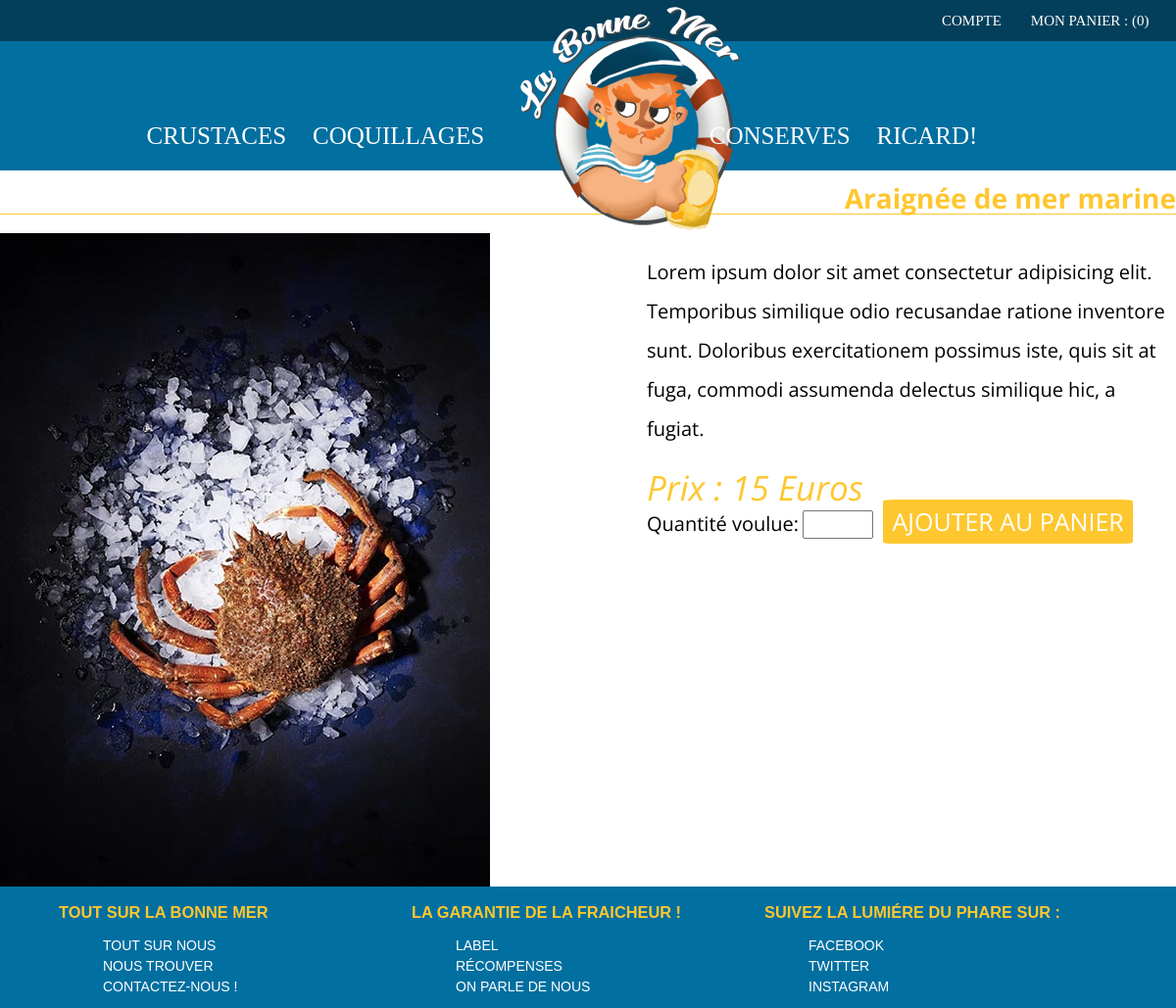
/index.php?controller=product&task=find&category=1&id=7, run on an earlier commit of the app's database.
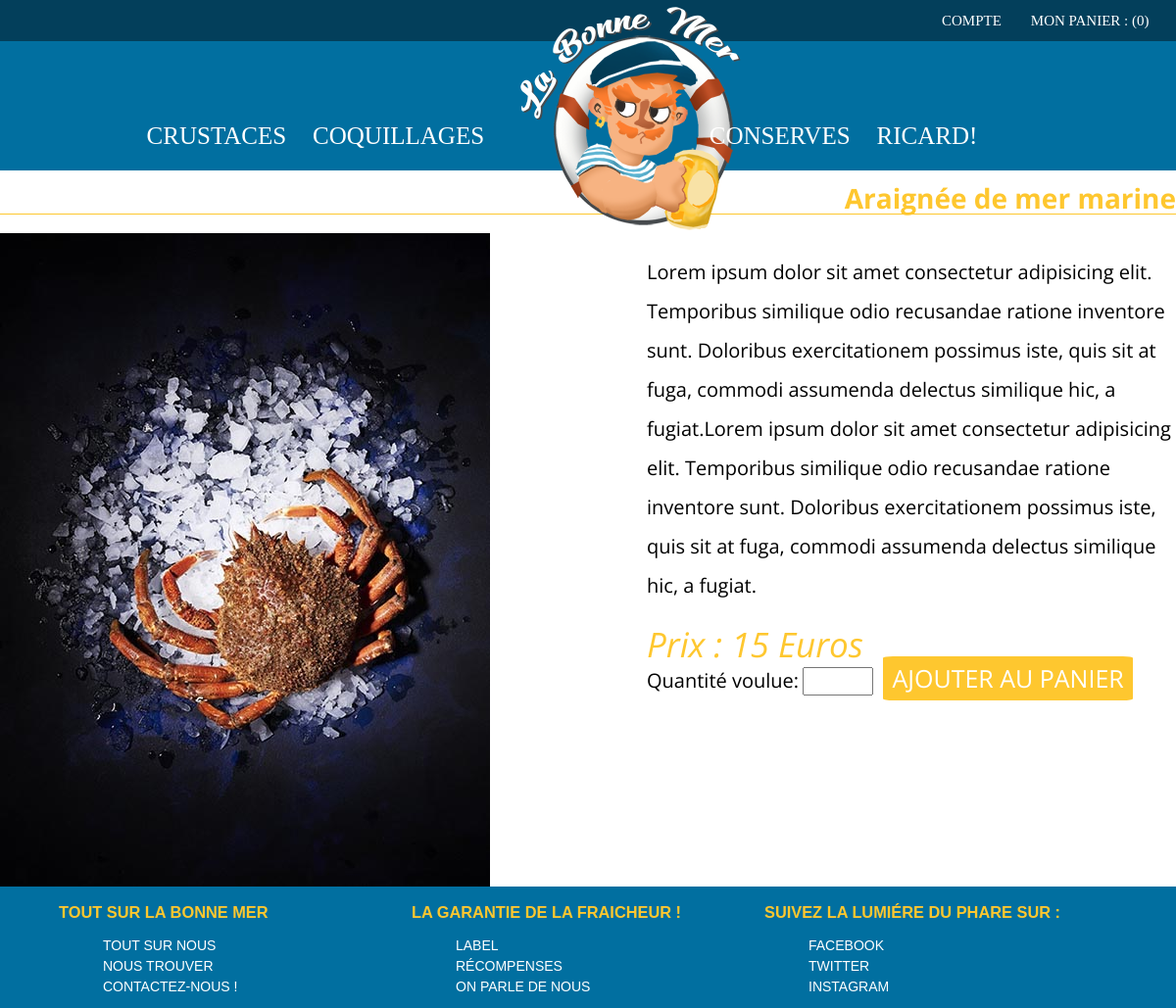
And on a later commit of the database.
### tables this page shows
CREATE TABLE IF NOT EXISTS `product` (
  `prod_id` int(10) UNSIGNED NOT NULL AUTO_INCREMENT,
  `prod_name` varchar(255) DEFAULT NULL,
  `prod_origin` varchar(100) NOT NULL,
  `prod_synopsis` text NOT NULL,
  `prod_description` text,
  `prod_price` double UNSIGNED DEFAULT NULL,
  `prod_picture` varchar(255) DEFAULT NULL,
  `prod_category` varchar(100) NOT NULL,
  PRIMARY KEY (`prod_id`)
);

### libraries/Renderer.php (called while the page is built, shortened)
<?php
class Renderer {
   public static function render(string $path, array $variables = []) {
        extract($variables);
        require('templates/' .$path . '.html.php');
        $pageContent = ob_get_clean();
        require_once('templates/layout.html.php');
    }
}

### libraries/controllers/Product.php (called while the page is built, shortened)
<?php
require_once('libraries/autoload.php');
class Product extends Controller {
    public function find(){
        $product = $this->model->findOne($_GET['id']);
        \Renderer::render('product', compact('pageTitle', 'product'));
    }
}

### libraries/Application.php (called while the page is built, shortened)
<?php
class Application {
    public static function process()
    {
        $task = "index";
        if(!empty($_GET['task'])) {
            $task = $_GET['task'];
        }
        $controller = new $controllerName();
        $controller->$task();
    }
}

### index.php (called while the page is built)
<?php
 require_once('libraries/autoload.php');
 \Application::process();

### libraries/controllers/Controller.php (called while the page is built, shortened)
<?php
abstract class Controller {
    public function __construct(){
        $this->model = new $this->modelName();
    }
}

### libraries/autoload.php (called while the page is built, shortened)
<?php
spl_autoload_register(function($className){
    $className = str_replace("\\", "/", $className);
});

### libraries/Database.php (called while the page is built)
<?php
class Database {
    private static $instance = null;
    public static function getPdo(): PDO
    {
        if(self::$instance === null)
        {
            self::$instance = new PDO('mysql:host=localhost;dbname=labonnemer;charset=utf8', 'root', '', [
                PDO::ATTR_ERRMODE => PDO::ERRMODE_EXCEPTION,
                PDO::ATTR_DEFAULT_FETCH_MODE => PDO::FETCH_ASSOC
            ]);
        }
        return self::$instance;
    }
}

### libraries/models/Model.php (called while the page is built, shortened)
<?php
abstract class Model
{
    public function __construct()
    {
        $this->pdo = \Database::getPdo();
    }
}

### libraries/models/Product.php (called while the page is built, shortened)
<?php
require_once('libraries/models/model.php');
class Product extends Model {
    public function findOne(int $product) {
        $query = $this->pdo->prepare("SELECT * FROM product WHERE prod_id = :prod_id");
        $query->execute(['prod_id' => $product]);
        $product = $query->fetch();
        return $product;
    }
}

### templates/product.html.php (the view, shortened to what this page needs)
<article class="product">
    <h1><?= $product['prod_name']  ?> </h1>
    <img src="public/img/product/<?=  $product['prod_picture'] ?>" alt="Image du produit">
    <section>
        <p><?= $product['prod_description'] ?> </p>
        <em>Prix : <?=  $product['prod_price'] ?> Euros </em>
            <label>Quantité voulue:</label>
                <input type="number" id="quantity" name="quantity" min="1" max="10">
        <a href="<?=  $product['prod_id'] ?>">Ajouter au panier</a>
    </section>
</article>

### templates/layout.html.php (shortened to what this page needs)
<!DOCTYPE html>
<html lang="fr">
<head>
    <link rel="stylesheet" href="../labonnemer/public/css/normalize.css">
    <link rel="stylesheet" href="../labonnemer/public/css/style.css">
</head>
<body>
    <header>
        <aside>
            <ul>
                <li><a href="#">Compte</a></li>
                <li><a href="#">Mon panier : (0)</a></li>
            </ul>
        </aside>
        <figure class="logo">
            <a href="index.php"><img src="public/img/visuals/logo250.png" alt="logo la bonne mer"></a>
        </figure>
        <nav>
            <ul>
                <li><a href="index.php?controller=products&task=list&category=1">Crustaces</a></li>
                <li><a href="index.php?controller=products&task=list&category=2">Coquillages</a></li>
                <li><a href="index.php?controller=products&task=list&category=3">Conserves</a></li>
                <li><a href="index.php?controller=products&task=list&category=4">Ricard!</a></li>
            </ul>
        </nav>
	</header>
    <main class="container">
        <?= $pageContent ?>
    </main>
    <footer>
            <article>
                <h3>Tout sur La Bonne Mer</h3>
                <ul>
                    <li><a href="#">Tout sur nous</a></li>
                    <li><a href="#">Nous trouver</a></li>
                    <li><a href="#">Contactez-nous !</a></li>
                </ul>
            </article>
            <article>
                <h3>La garantie de la fraicheur !</h3>
                <ul>
                    <li><a href="#">Label</a></li>
                    <li><a href="#">Récompenses</a></li>
                    <li><a href="#">On parle de nous</a></li>
                </ul>
            </article>
            <article>
                <h3>Suivez la lumiére du phare sur :</h3>
                <ul>
                    <li><a href="https://fr-fr.facebook.com/">Facebook</a></li>
                    <li><a href="https://twitter.com/">Twitter</a></li>
                    <li><a href="https://instagram.com">Instagram</a></li>
                </ul>
            </article>
    </footer>
</body>
</html>

### public/css/style.css (style rules this page uses)
* { box-sizing: border-box; outline: none; }
html { font-size: 62.5% }
body { background-color: #f5f5f5; color:black; font-size: 1.6rem; }
img { max-width: 100%; }
a { color: white; text-decoration: none; }
.container { max-width: 1200px; margin: 0 auto; background-color: white; }
li { list-style: none; }
body header { background-color: #016fa0; font-family: 'Bree Serif', serif; }
nav, aside { text-transform: uppercase; }
aside { background-color: #033f5b; }
aside ul { display: flex; flex-direction: row; justify-content: flex-end; padding: 0.5em 1.5em 0.5em 0; font-size: 1.5rem; }
aside ul li { margin-left: 2.5rem; position: relative; }
aside ul li { top: 0rem; transition: top 0.3s ease-in-out; }
aside + figure { position: absolute; top: 0rem; left: 40%; margin: 0rem 40px; transition: top 0.3s ease-out; }
header ul { margin: 0rem; }
nav ul { display: flex; flex-direction: row; justify-content: center; height:3rem; font-size: 2.5rem; padding: 6% 8% 5% 5%; }
nav ul li:nth-child(2) { margin-right: 20%; }
nav ul li:nth-child(3) { margin-left: 2%; }
nav ul li { margin-top: 1.1rem; margin-right: 2.2rem; position: relative; list-style: none; }
nav ul li { top: 0rem; transition: top 0.3s ease-in-out; }
.container, h1 { margin-top: 0; font-family: 'Open Sans', sans-serif; }
article h1:first-child { padding-top: 1%; }
.home h2 , .product h1 { font-size: 2.8rem; color: #fec72f; width: 100%; }
.home h2:after, .home h1:after , .product h1 { content: ""; display: block; border-bottom : 1px solid #fec72f; }
.products a , .product a { background-color: #fec72f; text-transform: uppercase; width: 15%; margin: 1%; padding: 1%; font-size: 2.5rem; border-radius: 4%; }
.product { display: flex; flex-wrap: wrap; display: flex; justify-content: space-between; }
.product h1 { text-align: right; }
.product section { width: 45%; }
.product p { font-size: 2rem; line-height: 2; }
.product a { padding: 1% 1.8% 1% 1.8%; }
.product label { font-size: 2rem; }
.product input { font-size: 2rem; }
.product em { display: block; font-size: 3.5rem; color: #fec72f; }
body footer { display: flex; justify-content: center; background-color: #016fa0; text-transform: uppercase; }
footer article { width: 30%; font-size: 1.4rem; }
li { margin: 0.5rem; }
footer h3 { color: #fec72f; }

What changed in the data, as far as the page shows it:
changed product "Araignée de mer marine": prod_description "…delectus similique hic, a fugiat." → "…delectus similique hic, a fugiat.Lorem ipsum dolor sit amet consectetur adipisicing elit. Temporibus similique odio recusandae ratione inventore sunt. Doloribus exercitationem possimus iste, quis sit at fuga, commodi assumenda delectus similique hic, a fugiat."
